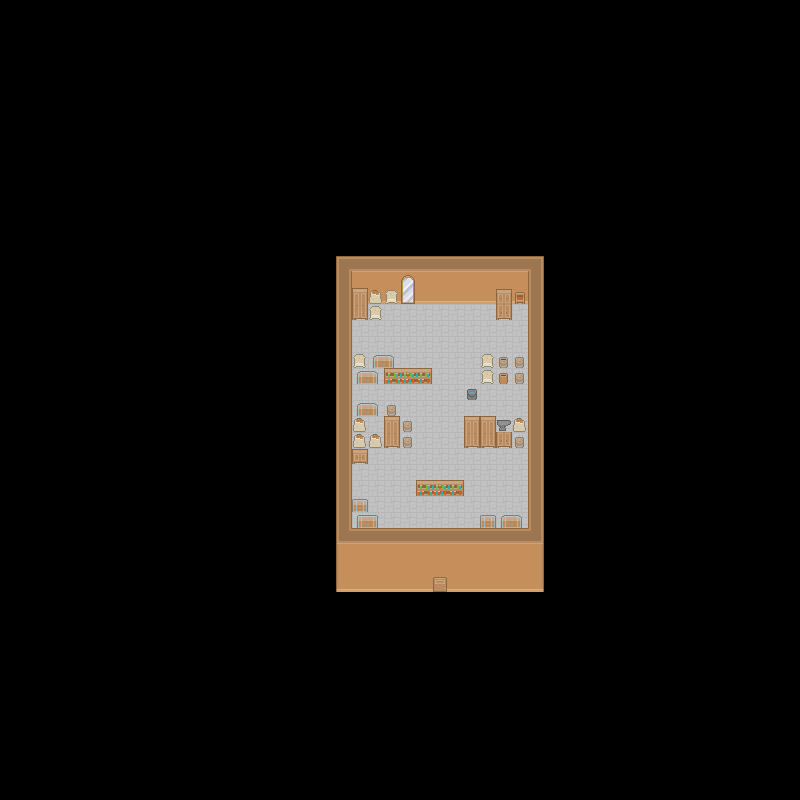

This game map was drawn from its Tiled (.tmx) file and the tilesets committed beside it. A one-line description and the trimmed map source follow:
An orthogonal 50x50 tile map with 16x16 px tiles, 6 tile layers (ground, WALL, top wall, path, ...) and 19 objects (ConquestOfAlengor.tmx).

<map version="1.1" tiledversion="2018.09.12" orientation="orthogonal" renderorder="right-down" width="50" height="50" tilewidth="16" tileheight="16" infinite="0" nextlayerid="12" nextobjectid="24">
 <tileset firstgid="1" source="rrrroguelikeSheet_transparent.tsx" />
 <layer id="1" name="ground" width="50" height="50">
  <data>[2500 cells, 154 non-empty, 1 distinct tile ids]</data>
 </layer>
 <layer id="2" name="WALL" width="50" height="50">
  <data>[2500 cells, 107 non-empty, 25 distinct tile ids]</data>
 </layer>
 <layer id="3" name="top wall" width="50" height="50">
  <data>[2500 cells, 66 non-empty, 15 distinct tile ids]</data>
 </layer>
 <layer id="4" name="path" width="50" height="50">
  <data>[2500 cells, 0 non-empty, 0 distinct tile ids]</data>
 </layer>
 <layer id="5" name="Doors" width="50" height="50">
  <data>[2500 cells, 2 non-empty, 2 distinct tile ids]</data>
 </layer>
 <layer id="6" name="decoration" width="50" height="50">
  <data>[2500 cells, 0 non-empty, 0 distinct tile ids]</data>
 </layer>
 <objectgroup id="10" name="NPC_LAYER" />
 <objectgroup id="9" name="COLLISION_LAYER">
  <object id="4" x="336.667" y="528.333" width="206.667" height="15" />
  <object id="5" x="528" y="257" width="15.3333" height="271.333" />
  <object id="6" x="336.333" y="256.333" width="192.667" height="46" />
  <object id="7" x="336.333" y="272" width="15" height="257" />
  <object id="8" x="415" y="479.333" width="48.3333" height="16.3333" />
  <object id="9" x="350.667" y="494.333" width="19" height="34" />
  <object id="10" x="363.667" y="512.667" width="14.6667" height="15.3333" />
  <object id="11" x="480.667" y="512.667" width="48.3333" height="16.3333" />
  <object id="12" x="463.333" y="415.333" width="66.6667" height="34" />
  <object id="13" x="463.333" y="388.333" width="14" height="12" />
  <object id="14" x="482" y="352.333" width="45.6667" height="31" />
  <object id="15" x="497.333" y="300" width="13" height="21.6667" />
  <object id="16" x="349.667" y="300" width="34.6667" height="20" />
  <object id="17" x="351.333" y="351.667" width="43" height="32" />
  <object id="18" x="394" y="368.333" width="37" height="15.3333" />
  <object id="20" x="351.333" y="400.333" width="45.3333" height="47.6667" />
  <object id="21" x="350.667" y="446.667" width="17.3333" height="17.3333" />
  <object id="22" x="393.333" y="421" width="18.6667" height="26.6667" />
 </objectgroup>
 <objectgroup id="7" name="PLAYER_SPAWN_LAYER" />
 <objectgroup id="11" name="ITEM_LAYER" />
 <objectgroup id="8" name="DOORWAY_LAYER">
  <object id="23" name="ConquestOfAlengor.tmx" x="415.5" y="511.5" width="48.5" height="16" />
 </objectgroup>
</map>
